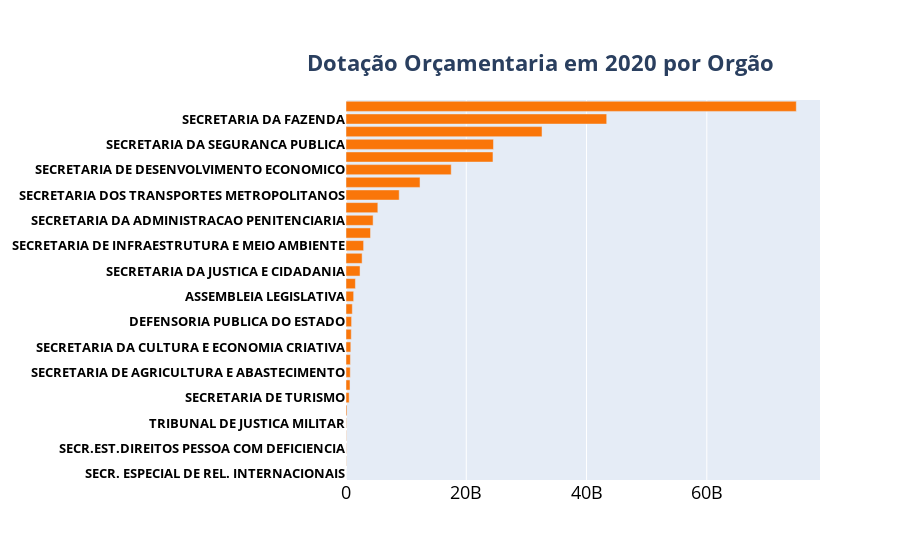

Source (notebook cell):
### Code cell
dd = df_ano.groupby(by='orgao', as_index=False).sum()
# dd['valor'] = round(dd['valor'],2)

# # pie_plot(dd)
dd = dd.sort_values(by='valor')


title = '<b>Dotação Orçamentaria em 2020 por Orgão</b>'

fig = bar_plot(dd,title=title)

plot(fig, filename="../images/orcamento_2020_por_orgao.html", auto_open=False)

plot(fig, filename="../../sample_pages/images/orcamento/orcamento_2020_por_orgao.html", auto_open=False)

### Figure 1 — Plotly figure (JSON) as saved in the notebook; plotly's stock layout.template omitted (floating-point values rounded to 4 significant figures)
{"data": [{"hoverlabel": {"font": {"size": 22}}, "marker": {"color": "rgb(250, 118, 9)"}, "orientation": "h", "type": "bar", "x": [2386820, 38749244, 43156212, 50000000, 74403059, 156054879, 525166923, 662695978, 706778997, 731649525, 800372418, 874874322, 929748851, 1049123805, 1271893723, 1562918232, 2334483375, 2679771389, 2925977688, 4077004401, 4509473940, 5293730253, 8845866473, 12309176640, 17497771945, 24441019095, 24523230480, 32598246611, 43353126905, 74880844074], "y": ["<b>SECR. ESPECIAL DE REL. INTERNACIONAIS</b>", "<b>CASA CIVIL</b>", "<b>SECR.EST.DIREITOS PESSOA COM DEFICIENCIA</b>", "<b>RESERVA DE CONTINGENCIA</b>", "<b>TRIBUNAL DE JUSTICA MILITAR</b>", "<b>SECRETARIA DE ESPORTES</b>", "<b>SECRETARIA DE TURISMO</b>", "<b>SECRETARIA DE DESENVOLVIMENTO REGIONAL</b>", "<b>SECRETARIA DE AGRICULTURA E ABASTECIMENTO</b>", "<b>SECRETARIA DA HABITACAO</b>", "<b>SECRETARIA DA CULTURA E ECONOMIA CRIATIVA</b>", "<b>SECRETARIA DE DESENVOLVIMENTO SOCIAL</b>", "<b>DEFENSORIA PUBLICA DO ESTADO</b>", "<b>TRIBUNAL DE CONTAS DO ESTADO</b>", "<b>ASSEMBLEIA LEGISLATIVA</b>", "<b>PROCURADORIA GERAL DO ESTADO</b>", "<b>SECRETARIA DA JUSTICA E CIDADANIA</b>", "<b>MINISTERIO PUBLICO</b>", "<b>SECRETARIA DE INFRAESTRUTURA E MEIO AMBIENTE</b>", "<b>SECRETARIA DE GOVERNO</b>", "<b>SECRETARIA DA ADMINISTRACAO PENITENCIARIA</b>", "<b>SECRETARIA DE LOGISTICA E TRANSPORTES</b>", "<b>SECRETARIA DOS TRANSPORTES METROPOLITANOS</b>", "<b>TRIBUNAL DE JUSTICA</b>", "<b>SECRETARIA DE DESENVOLVIMENTO ECONOMICO</b>", "<b>SECRETARIA DA SAUDE</b>", "<b>SECRETARIA DA SEGURANCA PUBLICA</b>", "<b>SECRETARIA DA EDUCACAO</b>", "<b>SECRETARIA DA FAZENDA</b>", "<b>ADMINISTRACAO GERAL DO ESTADO</b>"]}], "layout": {"autosize": true, "title": {"font": {"size": 22}, "text": "<b>Dotação Orçamentaria em 2020 por Orgão</b>", "x": 0.6, "xanchor": "center", "y": 0.9, "yanchor": "top"}, "xaxis": {"autorange": true, "range": [0, 78820000000.0], "tickfont": {"color": "black", "size": 18}, "type": "linear"}, "yaxis": {"autorange": true, "range": [-0.5, 29.5], "tickfont": {"color": "black", "size": 13}, "type": "category"}}}
